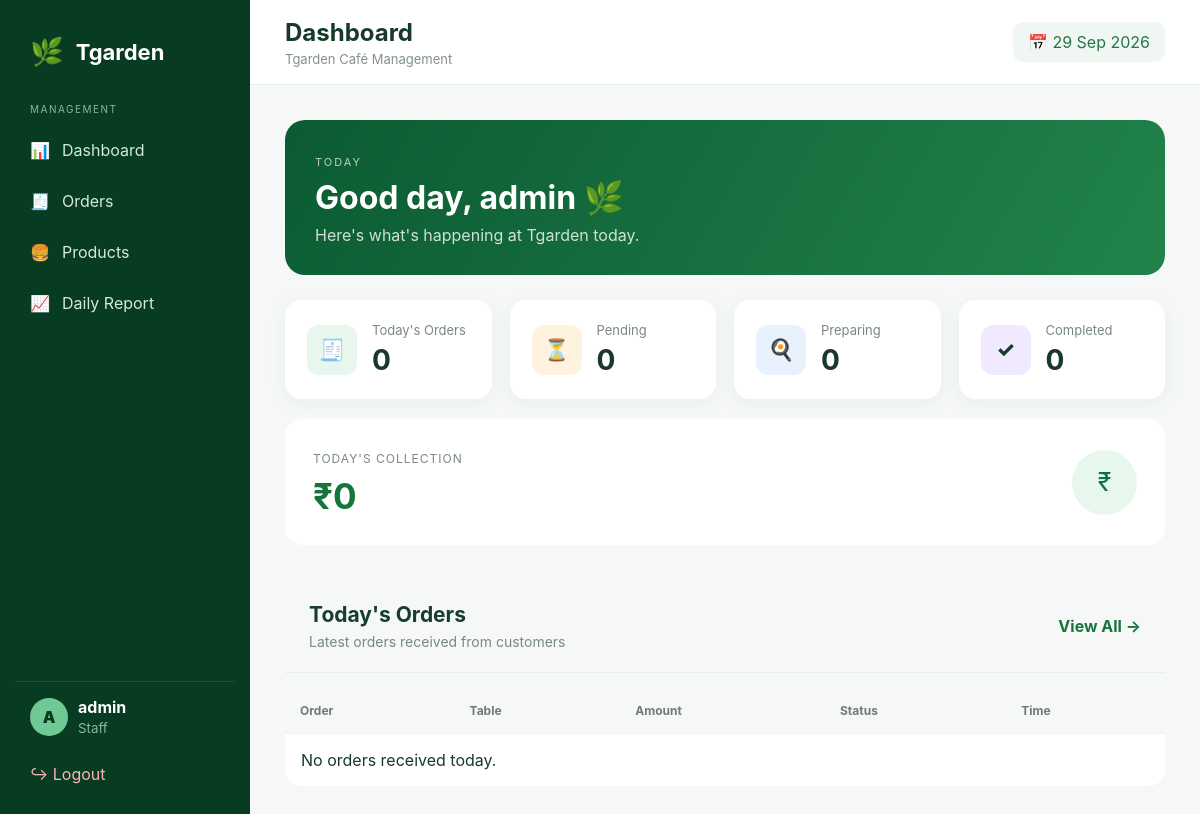
/staff/ (signed in), run on an earlier commit of the app's database.
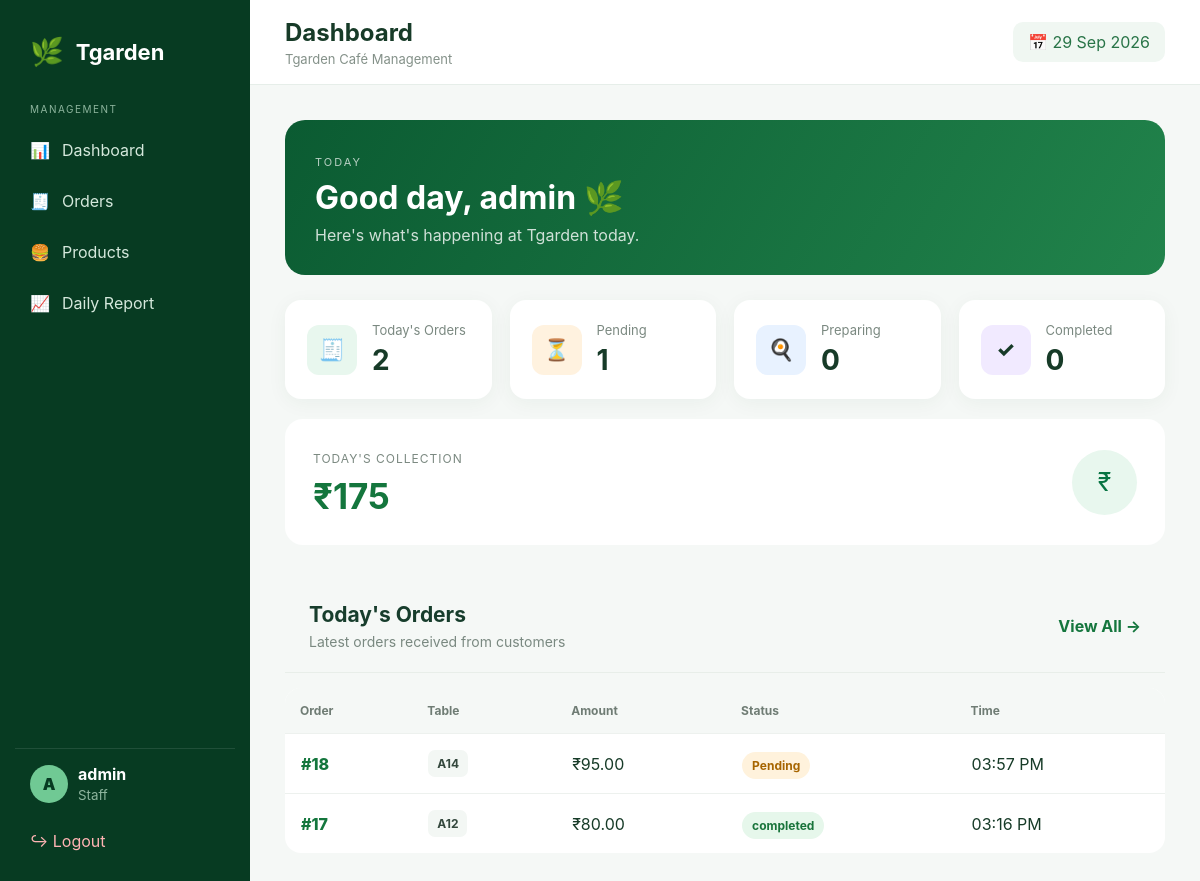
And on a later commit of the database.
### cafe/models.py (models this page shows, shortened)
class Order(models.Model):
    STATUS_CHOICES = [
        ("Pending", "Pending"),
        ("Preparing", "Preparing"),
        ("Ready", "Ready"),
        ("Completed", "Completed"),
        ("Cancelled", "Cancelled"),
    ]
    table_name = models.CharField(
        max_length=100
    )
    total_amount = models.DecimalField(
        max_digits=10,
        decimal_places=2,
        default=0
    )
    status = models.CharField(
        max_length=20,
        choices=STATUS_CHOICES,
        default="Pending"
    )
    created_at = models.DateTimeField(
        auto_now_add=True
    )
    class Meta:
        ordering = ["-created_at"]

### staff/views.py (the view)
@staff_required
def dashboard(request):
    today = timezone.localdate()
    today_orders = Order.objects.filter(
        created_at__date=today
    )
    collection = (
        today_orders
        .exclude(status="Cancelled")
        .aggregate(
            total=Sum("total_amount")
        )["total"]
        or Decimal("0")
    )
    recent_orders = today_orders.order_by(
        "-created_at"
    )[:10]
    context = {
        "today": today,
        "total_orders": today_orders.count(),
        "pending_orders": today_orders.filter(
            status="Pending"
        ).count(),
        "preparing_orders": today_orders.filter(
            status="Preparing"
        ).count(),
        "ready_orders": today_orders.filter(
            status="Ready"
        ).count(),
        "completed_orders": today_orders.filter(
            status="Completed"
        ).count(),
        "cancelled_orders": today_orders.filter(
            status="Cancelled"
        ).count(),
        "collection": collection,
        "recent_orders": recent_orders,
    }
    return render(
        request,
        "staff/dashboard.html",
        context
    )

### staff/views.py (called while the page is built)
def is_staff(user):
    return user.is_authenticated and user.is_staff

### staff/templates/staff/dashboard.html (shortened to what this page needs)
{% extends "staff/base.html" %}
{% block page_title %}
Dashboard
{% endblock %}
{% block content %}
<div class="welcome-banner">
    <div>
        <span>TODAY</span>
        <h1>
            Good day, {{ request.user.username }} 🌿
        </h1>
        <p>
            Here's what's happening at Tgarden today.
        </p>
    </div>
</div>
<div class="stats-grid">
    <div class="stat-card">
        <div class="stat-icon green">
            🧾
        </div>
        <div>
            <span>Today's Orders</span>
            <strong>
                {{ total_orders }}
            </strong>
        </div>
    </div>
    <div class="stat-card">
        <div class="stat-icon orange">
            ⏳
        </div>
        <div>
            <span>Pending</span>
            <strong>
                {{ pending_orders }}
            </strong>
        </div>
    </div>
    <div class="stat-card">
        <div class="stat-icon blue">
            🍳
        </div>
        <div>
            <span>Preparing</span>
            <strong>
                {{ preparing_orders }}
            </strong>
        </div>
    </div>
    <div class="stat-card">
        <div class="stat-icon purple">
            ✓
        </div>
        <div>
            <span>Completed</span>
            <strong>
                {{ completed_orders }}
            </strong>
        </div>
    </div>
</div>
<div class="collection-card">
    <div>
        <span>
            TODAY'S COLLECTION
        </span>
        <h2>
            ₹{{ collection }}
        </h2>
    </div>
    <div class="collection-icon">
        ₹
    </div>
</div>
<div class="section-header">
    <div>
        <h2>
            Today's Orders
        </h2>
        <p>
            Latest orders received from customers
        </p>
    </div>
    <a
        href="{% url 'staff:orders' %}"
        class="view-button"
    >
        View All →
    </a>
</div>
<div class="orders-table">
    <table>
        <thead>
            <tr>
                <th>
                    Order
                </th>
                <th>
                    Table
                </th>
                <th>
                    Amount
                </th>
                <th>
                    Status
                </th>
                <th>
                    Time
                </th>
            </tr>
        </thead>
        <tbody>
        {% for order in recent_orders %}
            <tr>
                <td>
                    <a
                        href="{% url 'staff:order_detail' order.id %}"
                    >
                        #{{ order.id }}
                    </a>
                </td>
                <td>
                    <span class="table-badge">
                        {{ order.table_name }}
                    </span>
                </td>
                <td>
                    ₹{{ order.total_amount }}
                </td>
                <td>
                    <span class="status {{ order.status|lower }}">
                        {{ order.status }}
                    </span>
                </td>
                <td>
                    {{ order.created_at|date:"h:i A" }}
                </td>
            </tr>
        {% empty %}
            <tr>
                <td colspan="5">
                    No orders received today.
                </td>
            </tr>
        {% endfor %}
        </tbody>
    </table>
</div>
{% endblock %}

What changed in the data, as far as the page shows it:
added Order: id "18", table_name "A14", total_amount "95.00", status "Pending", created_at "03:57 PM"
added Order: id "17", table_name "A12", total_amount "80.00", status "completed", created_at "03:16 PM"
Also different on the page:
{{ total_orders }}: "0" → "2"
{{ pending_orders }}: "0" → "1"
{{ collection }}: "0" → "175"
text no longer shown: "No orders received today."
